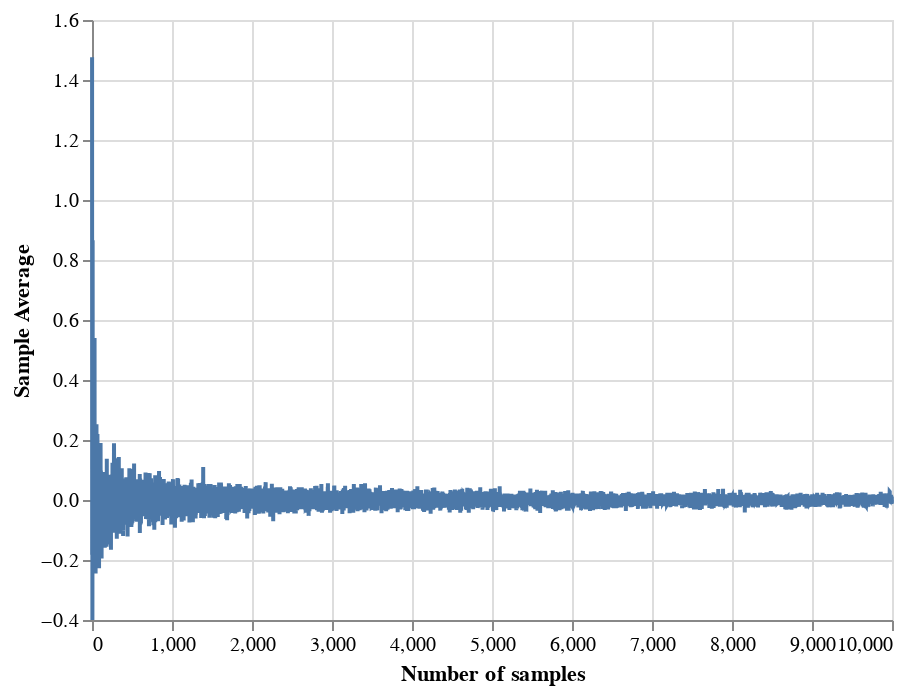

Write notebook code for a chart like this one.
### Code cell
chart_normal

### Figure 1 — Vega-Lite specification as saved in the notebook (floating-point values rounded to 4 significant figures; data arrays with more than 128 entries replaced by an {"elided": "..."} marker saying what was removed)
{"config": {"view": {"continuousWidth": 400, "continuousHeight": 300}}, "data": {"name": "data-fa34d275c15e1e01db6e4d11cabf1622"}, "mark": "line", "encoding": {"x": {"type": "quantitative", "axis": {"title": "Number of samples"}, "field": "x"}, "y": {"type": "quantitative", "axis": {"title": "Sample Average"}, "field": "y"}}, "$schema": "https://vega.github.io/schema/vega-lite/v4.8.1.json", "datasets": {"data-fa34d275c15e1e01db6e4d11cabf1622": {"elided": "10000 records"}}}
